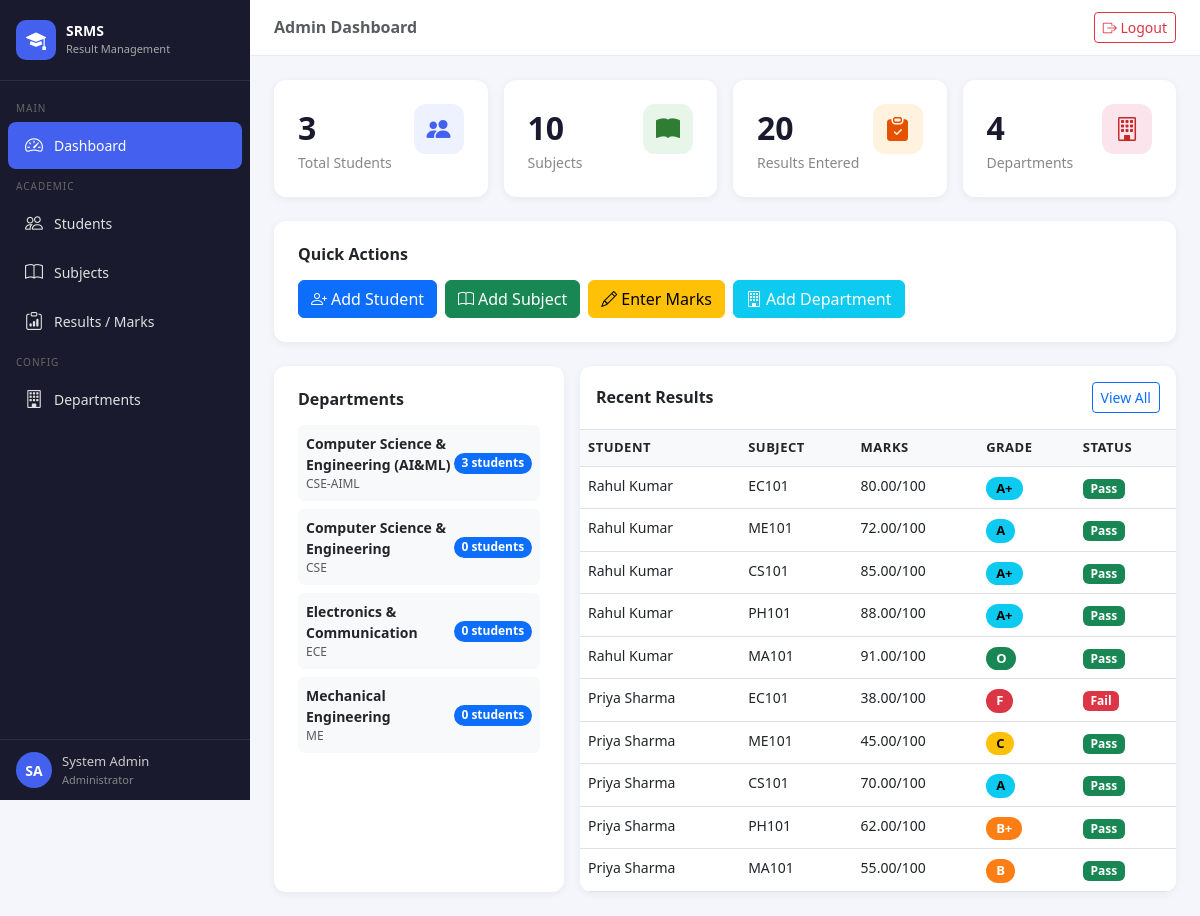
The app's page / (signed in), older data.
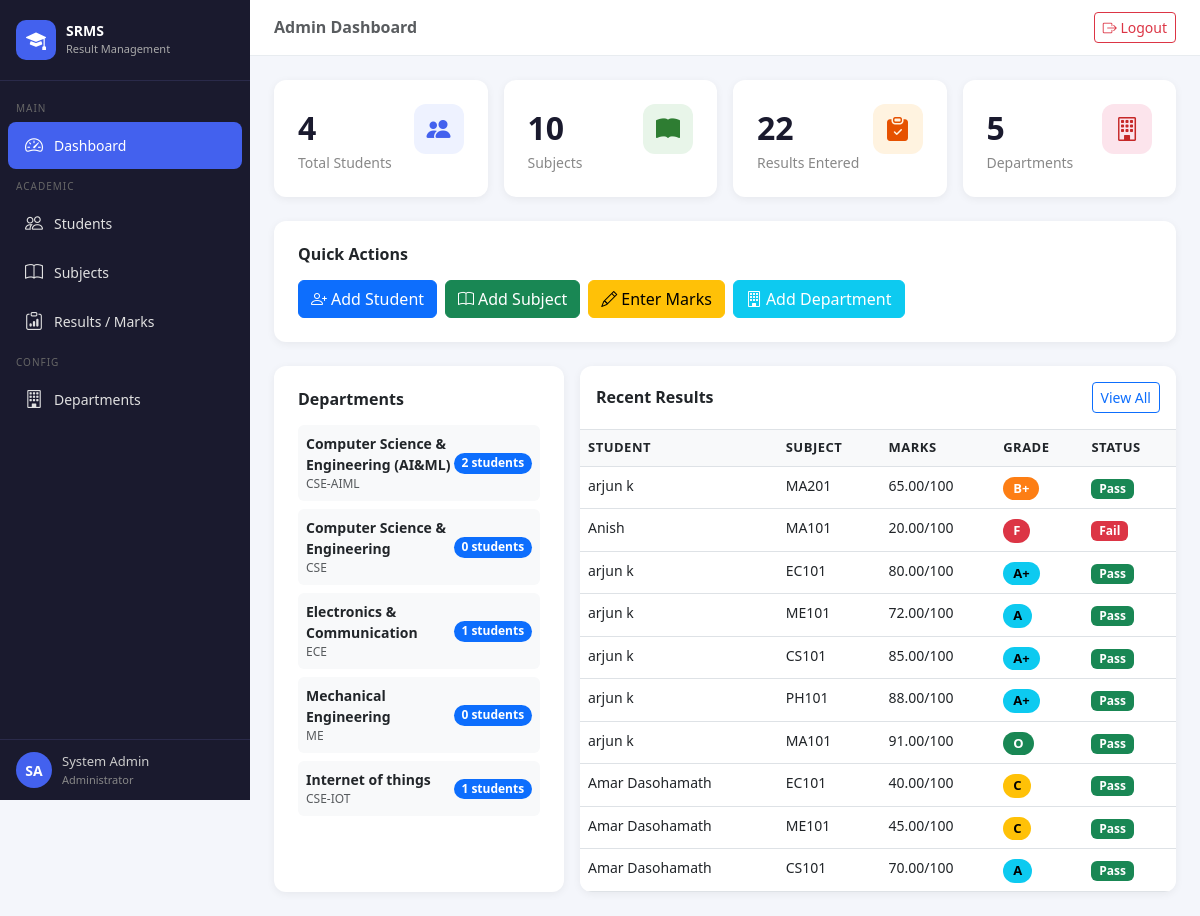
The same page, newer data.
### results/models.py (models this page shows, shortened)
class Department(models.Model):
    name = models.CharField(max_length=100)
    code = models.CharField(max_length=20)

class Result(models.Model):
    student = models.ForeignKey(StudentProfile, on_delete=models.CASCADE, related_name='results')
    subject = models.ForeignKey(Subject, on_delete=models.CASCADE)
    marks_obtained = models.DecimalField(max_digits=5, decimal_places=2)
    semester = models.IntegerField()
    academic_year = models.CharField(max_length=20, default='2024-25')
    entered_by = models.ForeignKey(User, on_delete=models.SET_NULL, null=True, related_name='entered_results')
    entered_at = models.DateTimeField(auto_now_add=True)
    updated_at = models.DateTimeField(auto_now=True)
    class Meta:
        unique_together = ('student', 'subject', 'semester', 'academic_year')
    @property
    def percentage(self):
        return (self.marks_obtained / self.subject.max_marks) * 100
    @property
    def grade(self):
        p = float(self.percentage)
        if p >= 90:
            return 'O'
        elif p >= 80:
            return 'A+'
        elif p >= 70:
            return 'A'
        elif p >= 60:
            return 'B+'
        elif p >= 50:
            return 'B'
        elif p >= 40:
            return 'C'
        else:
            return 'F'
    @property
    def is_pass(self):
        return float(self.percentage) >= 40

class StudentProfile(models.Model):
    user = models.OneToOneField(User, on_delete=models.CASCADE, related_name='student_profile')
    roll_number = models.CharField(max_length=20, unique=True)
    department = models.ForeignKey(Department, on_delete=models.SET_NULL, null=True)
    current_semester = models.IntegerField(default=1)
    phone = models.CharField(max_length=15, blank=True)
    date_of_birth = models.DateField(null=True, blank=True)
    profile_photo = models.ImageField(upload_to='student_photos/', null=True, blank=True)
    created_at = models.DateTimeField(auto_now_add=True)

class Subject(models.Model):
    name = models.CharField(max_length=100)
    code = models.CharField(max_length=20)
    department = models.ForeignKey(Department, on_delete=models.CASCADE)
    semester = models.IntegerField()
    max_marks = models.IntegerField(default=100)
    credits = models.IntegerField(default=4)

### results/views.py (the view)
# urls.py: path('', views.dashboard, name='dashboard'),
@login_required
def dashboard(request):
    if is_admin(request.user):
        return admin_dashboard(request)
    return student_dashboard(request)

### results/views.py (called while the page is built)
def is_admin(user):
    return user.groups.filter(name='Admin').exists() or user.is_superuser

def admin_dashboard(request):
    total_students = StudentProfile.objects.count()
    total_subjects = Subject.objects.count()
    total_results  = Result.objects.count()
    departments    = Department.objects.annotate(student_count=Count('studentprofile'))
    recent_results = Result.objects.select_related('student__user', 'subject').order_by('-entered_at')[:10]
    context = {
        'total_students': total_students,
        'total_subjects': total_subjects,
        'total_results':  total_results,
        'departments':    departments,
        'recent_results': recent_results,
        'is_admin': True,
    }
    return render(request, 'results/admin_dashboard.html', context)

### results/templates/results/admin_dashboard.html (shortened to what the changed rows need)
{% extends 'results/base.html' %}
{% block content %}
<div class="row g-3 mb-4">
  <div class="col-sm-6 col-xl-3">
    <div class="stat-card">
      <div class="d-flex justify-content-between align-items-start">
        <div>
          <div class="value">{{ total_students }}</div>
          <div class="label">Total Students</div>
        </div>
      </div>
    </div>
  </div>
  <div class="col-sm-6 col-xl-3">
    <div class="stat-card">
      <div class="d-flex justify-content-between align-items-start">
        <div>
          <div class="value">{{ total_results }}</div>
          <div class="label">Results Entered</div>
        </div>
      </div>
    </div>
  </div>
  <div class="col-sm-6 col-xl-3">
    <div class="stat-card">
      <div class="d-flex justify-content-between align-items-start">
        <div>
          <div class="value">{{ departments.count }}</div>
          <div class="label">Departments</div>
        </div>
      </div>
    </div>
  </div>
</div>
<div class="row g-3">
  <div class="col-lg-4">
    <div class="stat-card h-100">
      {% for dept in departments %}
      <div class="d-flex justify-content-between align-items-center mb-2 p-2 rounded" style="background:#f8f9fa;">
        <div>
          <div class="fw-semibold small">{{ dept.name }}</div>
          <div class="text-muted" style="font-size:12px;">{{ dept.code }}</div>
        </div>
        <span class="badge bg-primary rounded-pill">{{ dept.student_count }} students</span>
      </div>
      {% empty %}
        <p class="text-muted small">No departments yet.</p>
      {% endfor %}
    </div>
  </div>
  <div class="col-lg-8">
    <div class="table-card">
      <div class="table-responsive">
        <table class="table table-hover mb-0">
          <thead>
            <tr>
              <th>Student</th>
              <th>Subject</th>
              <th>Marks</th>
              <th>Grade</th>
              <th>Status</th>
            </tr>
          </thead>
          <tbody>
            {% for r in recent_results %}
            <tr>
              <td class="small">{{ r.student.user.get_full_name }}</td>
              <td class="small">{{ r.subject.code }}</td>
              <td class="small">{{ r.marks_obtained }}/{{ r.subject.max_marks }}</td>
              <td>
                <span class="grade-badge grade-{{ r.grade|cut:'+' }}">{{ r.grade }}</span>
              </td>
              <td>
                {% if r.is_pass %}
                  <span class="badge bg-success">Pass</span>
                {% else %}
                  <span class="badge bg-danger">Fail</span>
                {% endif %}
              </td>
            </tr>
            {% empty %}
              <tr><td colspan="5" class="text-center text-muted py-4">No results yet.</td></tr>
            {% endfor %}
          </tbody>
        </table>
      </div>
    </div>
  </div>
</div>
{% endblock %}

Row changes from the older to the newer data that the page shows:
no longer on this page (row unchanged): Result: student.user.get_full_name "Priya Sharma", subject.code "PH101", marks_obtained "62.00", subject.max_marks "100", grade "B+", shows "Pass"
no longer on this page (row unchanged): Result: student.user.get_full_name "Priya Sharma", subject.code "MA101", marks_obtained "55.00", subject.max_marks "100", grade "B", shows "Pass"
computed for Department "Computer Science & Engineering (AI&ML)": student_count "3" → "2"
computed for Department "Electronics & Communication": student_count "0" → "1"
added Department: name "Internet of things", code "CSE-IOT", student_count "1"
added Result: student.user.get_full_name "arjun k", subject.code "MA201", marks_obtained "65.00", subject.max_marks "100", grade "B+", shows "Pass"
added Result: student.user.get_full_name "Anish", subject.code "MA101", marks_obtained "20.00", subject.max_marks "100", grade "F", shows "Fail"
changed through a linked row, Result (number 3 of 10 on the later page): student.user.get_full_name "Rahul Kumar" → "arjun k"
changed through a linked row, Result (number 4 of 10 on the later page): student.user.get_full_name "Rahul Kumar" → "arjun k"
changed through a linked row, Result (number 5 of 10 on the later page): student.user.get_full_name "Rahul Kumar" → "arjun k"
changed through a linked row, Result "PH101": student.user.get_full_name "Rahul Kumar" → "arjun k"
changed through a linked row, Result (number 7 of 10 on the later page): student.user.get_full_name "Rahul Kumar" → "arjun k"
changed Result (number 8 of 10 on the later page): student.user.get_full_name "Priya Sharma" → "Amar Dasohamath"; marks_obtained "38.00" → "40.00"; grade "F" → "C"; marks_obtained "Fail" → "Pass"
changed through a linked row, Result (number 9 of 10 on the later page): student.user.get_full_name "Priya Sharma" → "Amar Dasohamath"
changed through a linked row, Result (number 10 of 10 on the later page): student.user.get_full_name "Priya Sharma" → "Amar Dasohamath"
Text that changed along with them:
{{ total_students }}: "3" → "4"
{{ total_results }}: "20" → "22"
{{ departments.count }}: "4" → "5"
